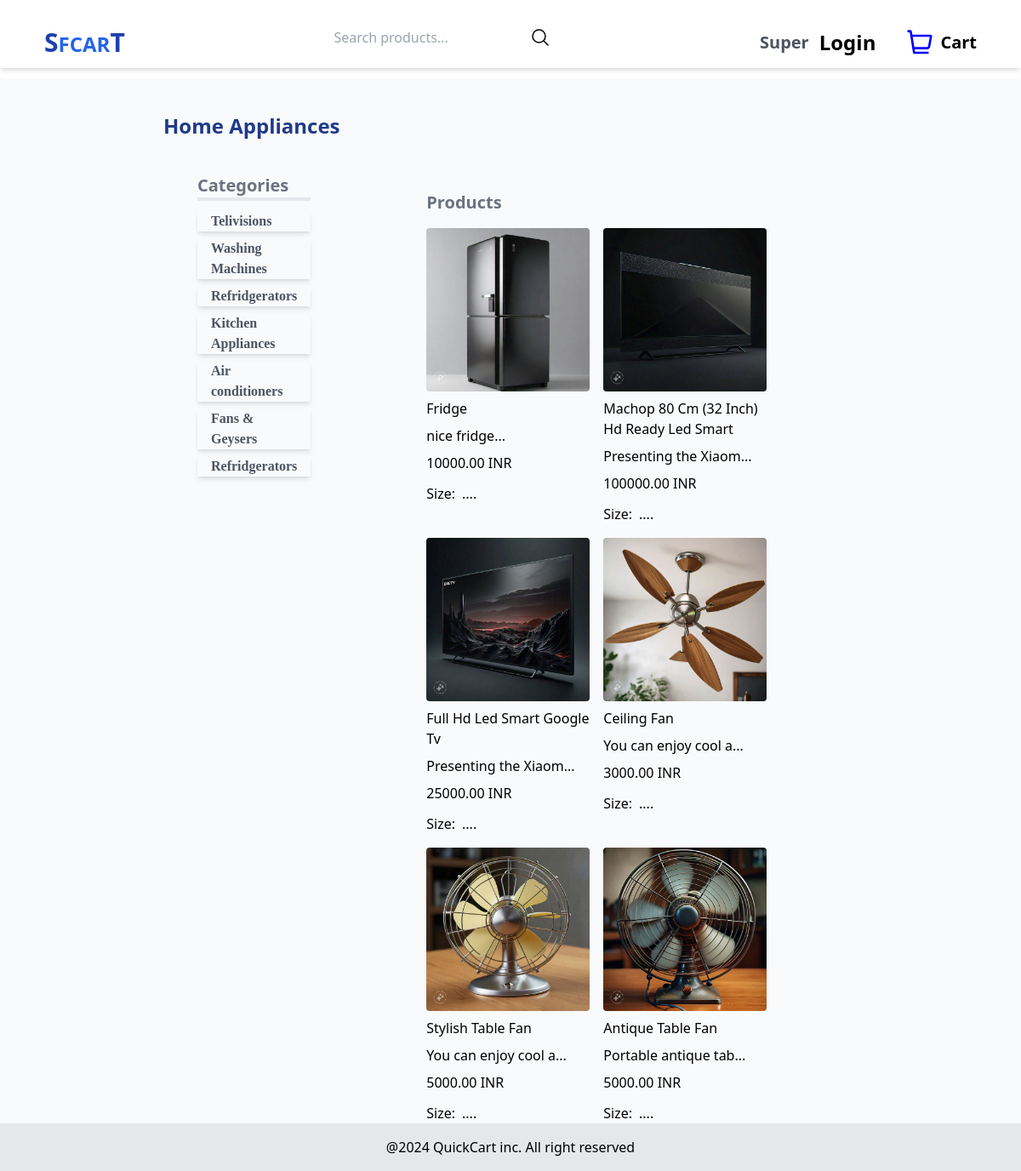
Screenshot of /products/category_wise_products/9/ (signed in) with the database file from the repository.
### products/models.py (models this page shows, shortened)
class Category(MPTTModel):
    name = models.CharField(max_length=255)
    slug = models.SlugField(unique=True, max_length=255)
    parent = TreeForeignKey('self', on_delete=models.CASCADE, null=True, blank=True, related_name='children')
    class MPTTMeta:
        order_insertion_by = ['name']

class Product(models.Model):
    SIZE = [
        ('sm','SM'),
        ('m','M'),
        ('l','L'),
        ('xl','XL'),
        ('xxl','2XL'),
    ]
    category = models.ForeignKey(Category, on_delete=models.PROTECT, related_name='products')
    name = models.CharField(max_length=255)
    slug = models.SlugField(max_length=250, unique=True)
    description = models.TextField(blank=True)
    price = models.DecimalField(max_digits=10, decimal_places=2)
    discount = models.DecimalField(max_digits=5, decimal_places=2, default=0.00)
    available = models.BooleanField(default=True)
    quantity = models.PositiveIntegerField(default=1)
    created_at = models.DateTimeField(auto_now_add=True)
    updated_at = models.DateTimeField(auto_now=True)
    tags = models.ManyToManyField('Tag', blank=True, related_name='products')
    rating = models.DecimalField(max_digits=3, decimal_places=2, default=0.0)
    review_count = models.PositiveIntegerField(default=0)
    class Meta:
        verbose_name_plural = 'Products'
        ordering = ['-created_at']
    def __str__(self):
        return self.name

class ProductImages(models.Model):
    product = models.ForeignKey(Product, on_delete=models.CASCADE, related_name='product_images')
    product_image = models.ImageField(upload_to='product/product_images', blank=True, null=True)

### products/views.py (the view)
# urls.py: path('category_wise_products/<int:category_id>/',category_wise_products, name = 'category_wise_products'),
def category_wise_products(request, category_id):
    category = get_object_or_404(Category, id=category_id)
    subcategories = category.children.all()
    if subcategories:
        all_products = Product.objects.filter(category__in= subcategories)
    else:
        all_products = Product.objects.filter(category= category)
    context = {
        'category':category,
        'subcategories': subcategories,
        'category_id': category_id,
        'all_products':all_products
    }
    print(all_products)
    return render(request, 'category/category_wise_products.html', context)

### products/templates/category/category_wise_products.html (shortened to what this page needs)
{% extends "base.html" %}
{% block content %}
<section class="px-48">
    <h2 class="py-10 text-blue-900 text-2xl font-bold">{{category.name}}</h2>
    <div class=" flex gap-10">
        <div class="flex flex-col gap-4 ml-10">
            <ul>
                <li class="font-bold text-xl text-gray-500 border-b-4 mb-3">Categories</li>
                {% for category in subcategories %}
                <a href="#"
                    hx-get="{% url 'products:productlist_basedon_category' category.id %}"
                    hx-target="#subcategory"
                    hx-swap="outerHTML">
                        <div class="text-gray-600 text-md font-serif font-semibold shadow-md px-4 mb-2
                        hover:scale-105 hover:bg-slate-50">
                            <li>{{ category.name }}</li>
                        </div>
                </a>
            {% endfor %}
            </ul>
        </div>
        <div class=" ml-24 mt-5">
            <h1 class="text-xl font-semibold text-gray-500">Products</h1>
            <div class="" id="subcategory">
                {% if all_products %}
                <div class="flex flex-wrap gap-4 pt-4">
                    {% for product in all_products %}
                    <a href="{% url 'products:product_detail' product.id %}">
                        <div class="w-48 flex flex-col gap-2 transition ease-in-out delay-150 hover:shadow-md hover:scale-105 duration-200">
                            {% if product.product_images.first %}
                            <div class="w-full rounded-md">
                                <img class="rounded" src="{{product.product_images.first.product_image.url}}" alt="{{product.name}}">
                            </div>
                            {% else %}
                            <p>Image is not available</p>
                            {% endif %}
                            <h2>{{product.name|title }}</h2>
                            <p>{{ product.description|slice:":20" }}...</p>
                            <p>{{product.price}} INR</p>
                            <div class="flex gap-2 items-center pt-1">
                                <h4>Size: </h4>
                                ....
                            </div>
                        </div>
                    </a>
                    {% endfor %}
                </div>
                {% else %}
                    <p>No products available</p>
                {% endif %}
            </div>
        </div>
    </div>
</section>
{% endblock %}

### templates/includes/navbar.html (shortened to what this page needs)
<nav class="flex justify-between px-10 mt-5">
    <a href="{% url 'products:product_main_page' %}" class="font-bold text-2xl text-blue-600">
        <span class="text-blue-800 text-3xl">S</span>FCAR<span class="text-3xl text-blue-800">T</span>
    </a>
    <form action="{% url 'products:search_products' %}" method="GET">
        <div class="flex justify-center items-center gap-0">
            <input type="text" name="q" placeholder="Search products..." required>
        <button type="submit">
            <svg xmlns="http://www.w3.org/2000/svg" fill="none" viewBox="0 0 24 24" stroke-width="1.5" stroke="currentColor" class="size-6">
                <path stroke-linecap="round" stroke-linejoin="round" d="m21 21-5.197-5.197m0 0A7.5 7.5 0 1 0 5.196 5.196a7.5 7.5 0 0 0 10.607 10.607Z" />
              </svg>
        </button>
        </div>
    </form>
    <div class="flex gap-3 items-center">
        {% if user.is_authenticated %}
        <p class="text-gray-600 font-semibold text-xl">{{user.username|title}}</p>
        {%endif%}
        <a href="{% url 'user:user_login' %}" class="text-2xl font-semibold mr-6">Login</a>
    <a href="{% url 'cart:cart_items' %}" class="flex items-center gap-2">
            <label class='text-xl font-semibold' for="">Cart</label>
    </a>
    </div>
</nav>

### rows the page displays
Category: name "Home Appliances"
Category: name "Telivisions"
Category: name "Washing Machines"
Category: name "Refridgerators"
Category: name "Kitchen Appliances"
Category: name "Air conditioners"
Category: name "Fans & Geysers"
Category: name "Refridgerators"
Product: product_images.first.product_image (picture), name "Fridge", description "nice fridge", price "10000.00"
Product: product_images.first.product_image (picture), name "Machop 80 Cm (32 Inch) Hd Ready Led Smart", description "Presenting the Xiaom", price "100000.00"
Product: product_images.first.product_image (picture), name "Full Hd Led Smart Google Tv", description "Presenting the Xiaom", price "25000.00"
Product: product_images.first.product_image (picture), name "Ceiling Fan", description "You can enjoy cool a", price "3000.00"
Product: product_images.first.product_image (picture), name "Stylish Table Fan", description "You can enjoy cool a", price "5000.00"
Product: product_images.first.product_image (picture), name "Antique Table Fan", description "Portable antique tab", price "5000.00"

### other values shown
{{ user.username|title }} "Super"
